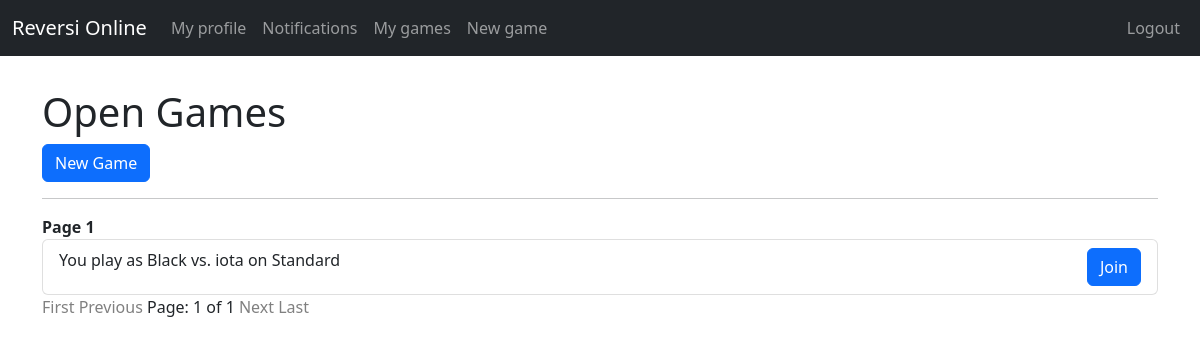
The app's page /game/open_games/1 (signed in) with its own data.
### game/models.py (models this page shows, shortened)
class Game(models.Model):
    first_player = models.ForeignKey(User, on_delete=models.CASCADE, related_name='first_player_in')
    second_player = models.ForeignKey(User, null=True, on_delete=models.CASCADE, related_name='second_player_in')
    first_player_is_X = models.BooleanField(default=True)
    first_players_turn = models.BooleanField(default=True)
    board_name = models.CharField(max_length=50)
    board_string = models.CharField(max_length=1056)
    open_game = models.BooleanField(default=False)
    game_started = models.BooleanField(default=False)
    game_ended = models.BooleanField(default=False)
    winner = models.CharField(max_length=1, null=True)
    most_recent_move = models.DateTimeField(auto_now_add=True)

### game/views.py (the view)
# urls.py: path('open_games/<int:page>', views.open_games_list, name="open_games"),
def open_games_list(req, page):
    games = Game.objects.filter(open_game = True, game_started = False).exclude(first_player = req.user)
    paginator = Paginator(games, 30)
    games = paginator.get_page(page)
    ctx = {
        'page': page,
        'games': games
    }
    return render(req, 'game/open_game_list.html', ctx)

### game/templates/game/open_game_list.html (shortened to what this page needs)
{% extends 'base/base.html' %}
{% block body %}
<h1>Open Games</h1>
<a href="{% url 'game:new_open_game' %}" class="btn btn-primary" aria-role="button">New Game</a>
<hr>
<strong>Page {{page}}</strong>
<ul class="list-group">
    {% for game in games %}
    <li class="list-group-item">
        <span class="float-start">You play as {% if game.first_player_is_X %}Black{% else %}White{% endif %} vs. {{ game.first_player.username }} on {{ game.board_name }}</span>
        <a href="{% url 'game:join_game' game.id %}" class="btn btn-primary float-end">Join</a>
    </li>
    {% endfor %}
</ul>
<a href="1" {% if not games.has_previous %} class="disabled" {% endif %}>First</a>
<a href="{% if games.has_previous %}{{ games.previous_page_number }}{% endif %}" {% if not games.has_previous %} class="disabled" {% endif %}>Previous</a>
Page: {{ games.number }} of {{ games.paginator.num_pages }}
<a href="{% if games.has_next %}{{ games.next_page_number }}{% endif %}" {% if not games.has_next %} class="disabled" {% endif %}>Next</a>
<a href="{{ games.paginator.num_pages }}" {% if not games.has_next %} class="disabled" {% endif %}>Last</a>
{% endblock %}

### game/templates/game/open_game_list.html (style rules this page uses)
a.disabled { color: grey; text-decoration: none; pointer-events: none; }

### records on screen
Game: first_player_is_X "Black", first_player.username "iota", board_name "Standard"

### other values on screen
{{ page }} "1"
{{ games.number }} "1"
{{ games.paginator.num_pages }} "1"
